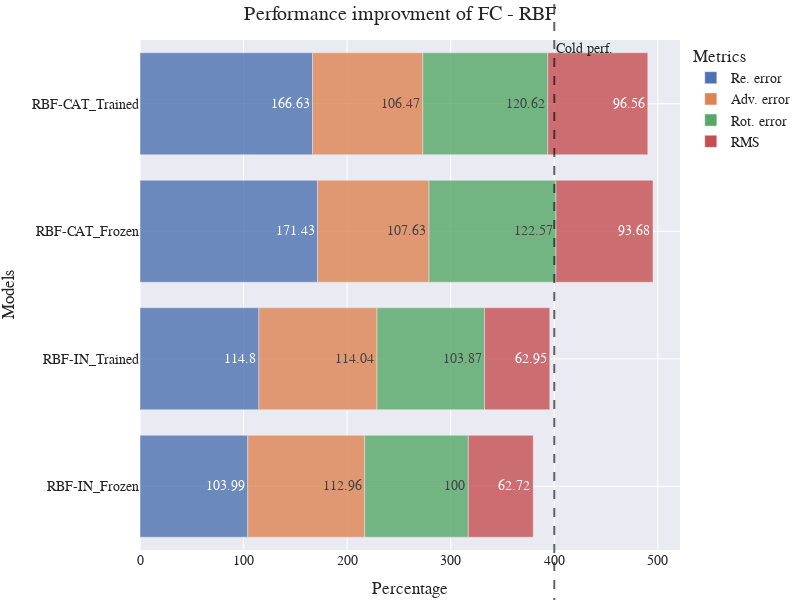

Notebook code cell kept with this figure:
### Code cell
file_name = "RBF_F_T"
keys = list(comp_df_in.keys())
x = ["RBF-IN_" + k for k in keys for i in range(4)] + ["RBF-CAT_" + k for k in keys for i in range(4)]
y = []
for k in keys:
    y += [comp_df_in[k][metric][0][0] for metric in METRICS]
for k in keys:
    y += [comp_df_cat[k][metric][0][0] for metric in METRICS]

df_formatted = dict(Models=x, Percentage=y, Metrics=METRICS_RENAME*len(keys)*2)
fig = plot_bar(results=df_formatted, title="Performance improvment of FC - RBF", vertical=True,
        width=800, height=600, add_hline=True, annotation_text="Cold perf.", annotation_position="top right")
save_plot(fig, "img/trans/"+file_name+".svg")
fig.show()

### Figure 1 — Plotly figure (JSON) as saved in the notebook; plotly's stock layout.template omitted (floating-point values rounded to 4 significant figures)
{"data": [{"alignmentgroup": "True", "hovertemplate": "Metrics=Re. error<br>Percentage=%{text}<br>Models=%{y}<extra></extra>", "legendgroup": "Re. error", "marker": {"color": "rgb(76,114,176)", "opacity": 0.8, "pattern": {"shape": ""}}, "name": "Re. error", "offsetgroup": "Re. error", "orientation": "h", "showlegend": true, "text": [104.0, 114.8, 171.4, 166.6], "textposition": "auto", "type": "bar", "x": [104.0, 114.8, 171.4, 166.6], "xaxis": "x", "y": ["RBF-IN_Frozen", "RBF-IN_Trained", "RBF-CAT_Frozen", "RBF-CAT_Trained"], "yaxis": "y"}, {"alignmentgroup": "True", "hovertemplate": "Metrics=Adv. error<br>Percentage=%{text}<br>Models=%{y}<extra></extra>", "legendgroup": "Adv. error", "marker": {"color": "rgb(221,132,82)", "opacity": 0.8, "pattern": {"shape": ""}}, "name": "Adv. error", "offsetgroup": "Adv. error", "orientation": "h", "showlegend": true, "text": [113.0, 114.0, 107.6, 106.5], "textposition": "auto", "type": "bar", "x": [113.0, 114.0, 107.6, 106.5], "xaxis": "x", "y": ["RBF-IN_Frozen", "RBF-IN_Trained", "RBF-CAT_Frozen", "RBF-CAT_Trained"], "yaxis": "y"}, {"alignmentgroup": "True", "hovertemplate": "Metrics=Rot. error<br>Percentage=%{text}<br>Models=%{y}<extra></extra>", "legendgroup": "Rot. error", "marker": {"color": "rgb(85,168,104)", "opacity": 0.8, "pattern": {"shape": ""}}, "name": "Rot. error", "offsetgroup": "Rot. error", "orientation": "h", "showlegend": true, "text": [100, 103.9, 122.6, 120.6], "textposition": "auto", "type": "bar", "x": [100, 103.9, 122.6, 120.6], "xaxis": "x", "y": ["RBF-IN_Frozen", "RBF-IN_Trained", "RBF-CAT_Frozen", "RBF-CAT_Trained"], "yaxis": "y"}, {"alignmentgroup": "True", "hovertemplate": "Metrics=RMS<br>Percentage=%{text}<br>Models=%{y}<extra></extra>", "legendgroup": "RMS", "marker": {"color": "rgb(196,78,82)", "opacity": 0.8, "pattern": {"shape": ""}}, "name": "RMS", "offsetgroup": "RMS", "orientation": "h", "showlegend": true, "text": [62.72, 62.95, 93.68, 96.56], "textposition": "auto", "type": "bar", "x": [62.72, 62.95, 93.68, 96.56], "xaxis": "x", "y": ["RBF-IN_Frozen", "RBF-IN_Trained", "RBF-CAT_Frozen", "RBF-CAT_Trained"], "yaxis": "y"}], "layout": {"annotations": [{"showarrow": false, "text": "Cold perf.", "x": 400, "xanchor": "left", "xref": "x", "y": 1, "yanchor": "top", "yref": "y domain"}], "barmode": "relative", "font": {"family": "Serif", "size": 14}, "height": 600, "legend": {"title": {"text": "Metrics"}, "tracegroupgap": 0}, "margin": {"b": 5, "l": 5, "r": 5, "t": 40}, "shapes": [{"line": {"color": "black", "dash": "dash", "width": 2}, "opacity": 0.6, "type": "line", "x0": 400, "x1": 400, "xref": "x", "y0": -0.5, "y1": 3.5, "yref": "y domain"}], "title": {"text": "Performance improvment of FC - RBF"}, "width": 800, "xaxis": {"anchor": "y", "domain": [0, 1], "title": {"text": "Percentage"}}, "yaxis": {"anchor": "x", "domain": [0, 1], "title": {"text": "Models"}}}}
